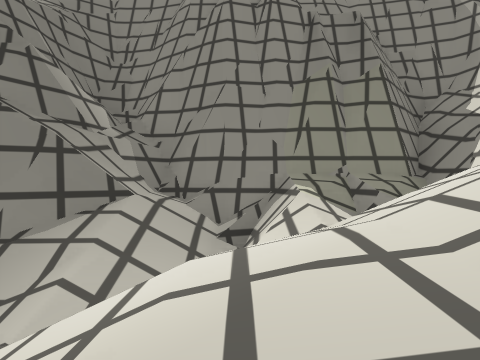
view 1 (above)

19 first-person views from a walk through a Unity game level. The camera is 1.4 m above the floor, looks level and sees 80° across. The floor is counted in squares, 2 m on a side. Each view is taken from the middle of a square. On the plan, view 1 faces up. The plan holds only what a view shows up to about 10 squares ahead; the rest is blank. The place goes on beyond the plan. The player character is not drawn. Some surface patterns are stand-ins.

view 2
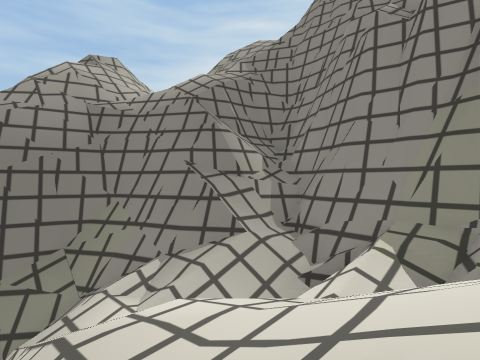

view 3
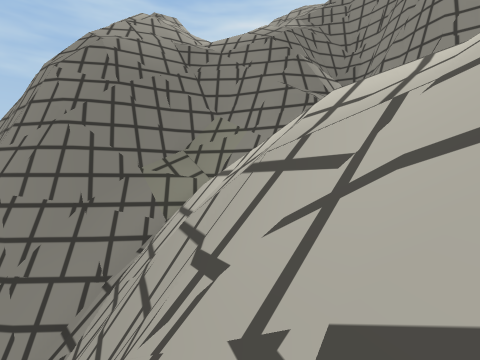

view 4
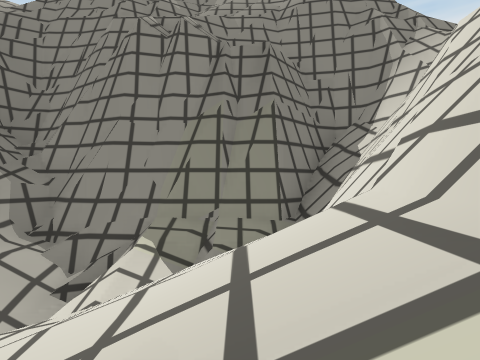

view 5
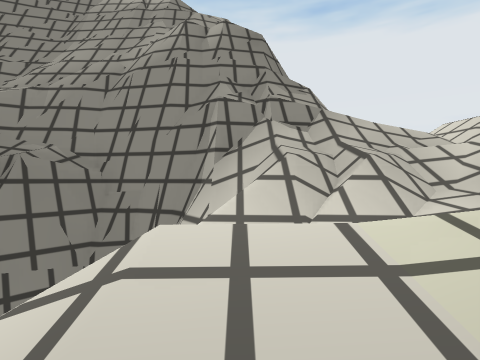

view 6
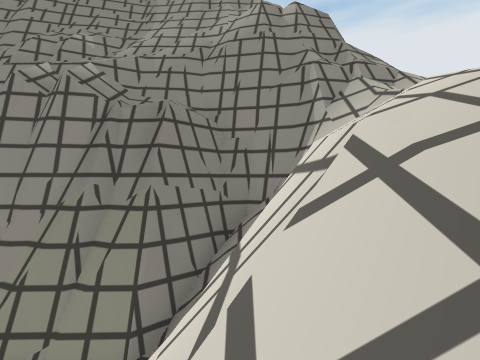

view 7
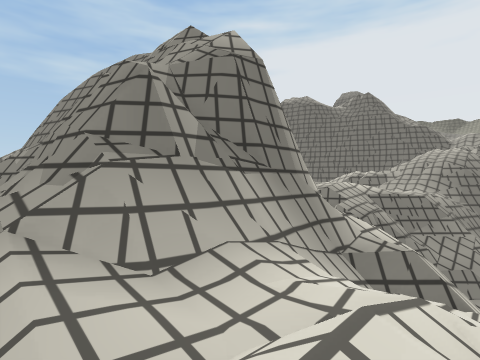

view 8
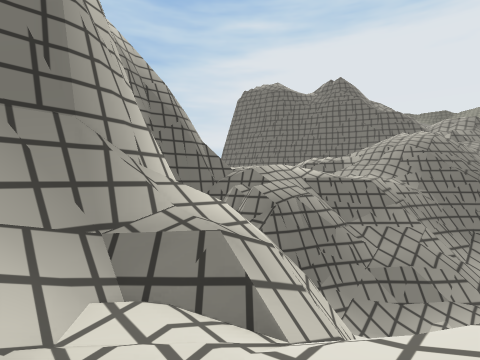

view 9
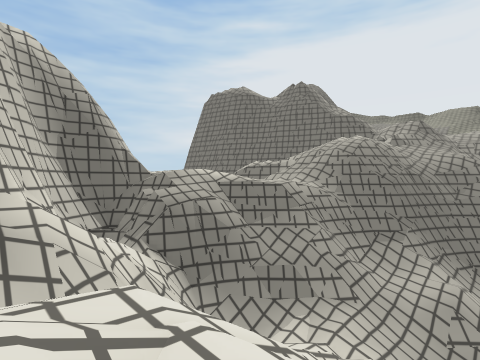

view 10
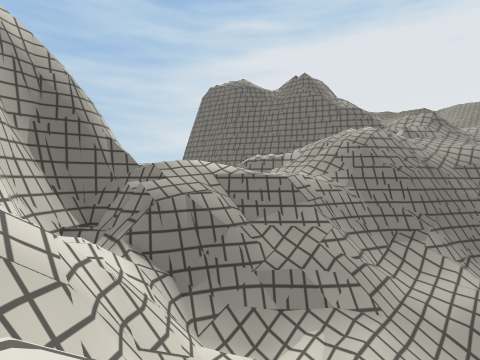

view 11
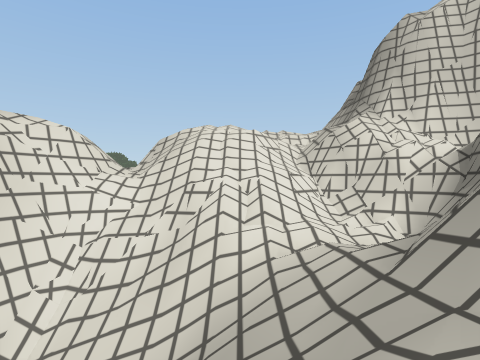

view 12
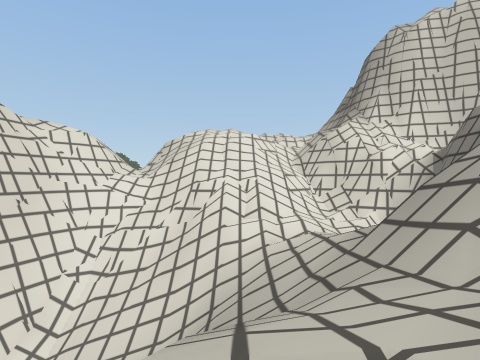

view 13
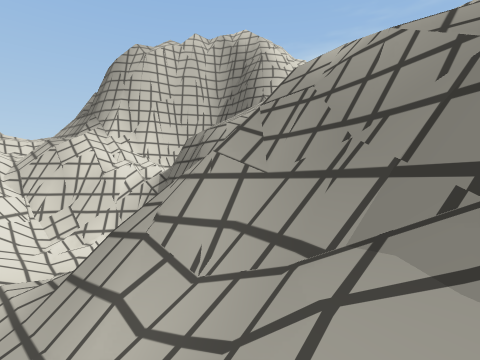

view 14
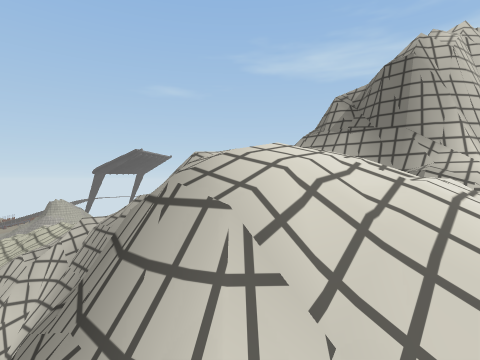

view 15
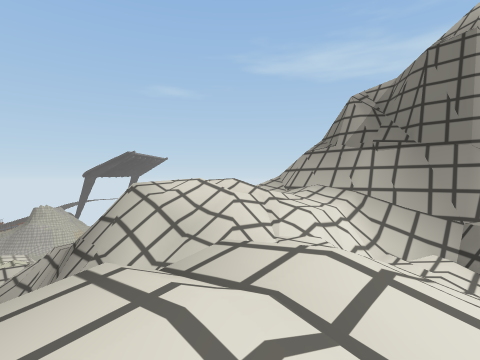

view 16
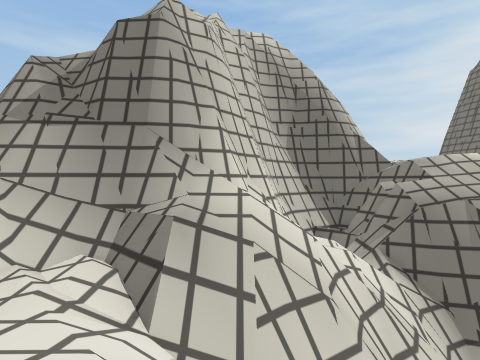

view 17
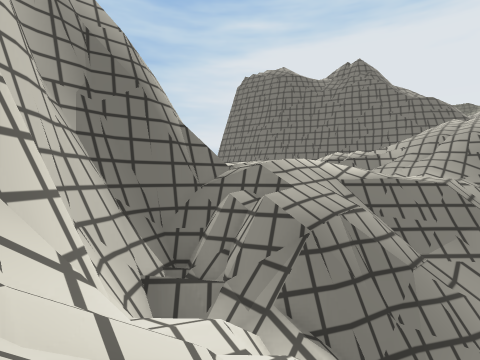

view 18
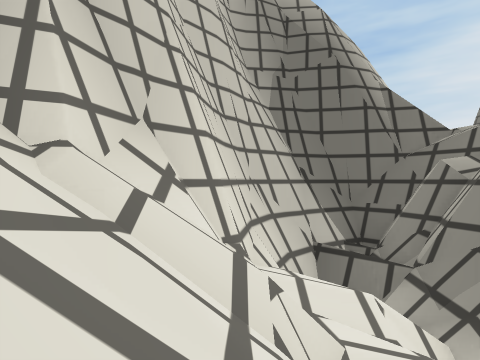

view 19
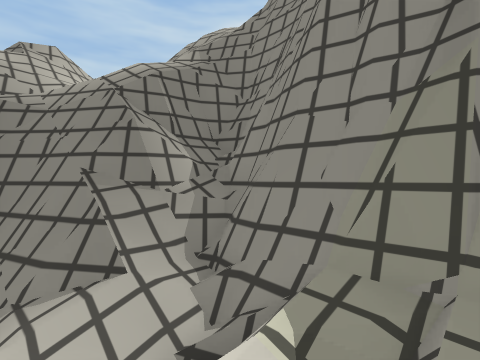

### Floor plan
Key: @ floor where view 1 was taken; # wall or solid block; x gap in a wall; . main floor; : floor 0.75 m higher than the main floor; - floor 0.75 m lower than the main floor; + floor 1.5 m higher than the main floor; * floor 2.5 m higher than the main floor; % floor 3.25 m higher than the main floor; _ floor 4.75 m lower than the main floor; < floor 7.25 m lower than the main floor; & floor 8 m higher than the main floor; / step, stairs or slope; = window, fence, low wall or low ledge; v drop or lower ground.
Columns run from 9 left of view 1 to 20 right of it. Each row starts with its distance up from view 1.
 26                 /= #////
 25                 */##//_/
 24                 *=#/////
 23                **//#///=
 22               //##/////=
 21               /////#///////
 20             %%//vv#=///////#
 19             #/=/v#////////##
 18             #vv=###/////#/#vvx
 17             #v##=v#/////////#/
 16           vv####//##=//////#/
 15           vvv###///#////////
 14            vvvv##////=..//=
 13             #vvv#//=//////v
 12          vvvv=####/..//++/v
 11         vvvv==#=v#///:////v
 10       vvvvvv&==v##/+///   v
  9     /###vvvvvvv###/+////
  8    v/vv#   vvvv#=#+/*//v
  7   =%vv##    ###=#//////v
  6     +####   ###/////  =v
  5 #=. :########=#////   //v#/
  4 #=:.vv#=////== -..     /###
  3 =#=vvvvv////#v/./        /#
  2  +#vv#=/////#v//
  1 =v=vv#///<////
  0   vvv#vv/@//
 -1 vvvvv# vvv/
 -2           /

Positions as (right, up) in squares from view 1, and headings:
1: (0, 0), facing up
2: (2, 0), facing up-left
3: (1, -2), facing up-left
4: (2, 0), facing up
5: (6, 2), facing up
6: (4, 1), facing up
7: (11, 7), facing up-left
8: (12, 11), facing up-left
9: (15, 13), facing up-left
10: (14, 14), facing up-left
11: (13, 25), facing down
12: (13, 26), facing down
13: (12, 26), facing down-left
14: (18, 15), facing down-left
15: (15, 13), facing down-left
16: (13, 14), facing left
17: (9, 14), facing up-left
18: (9, 15), facing left
19: (2, 2), facing up-left
